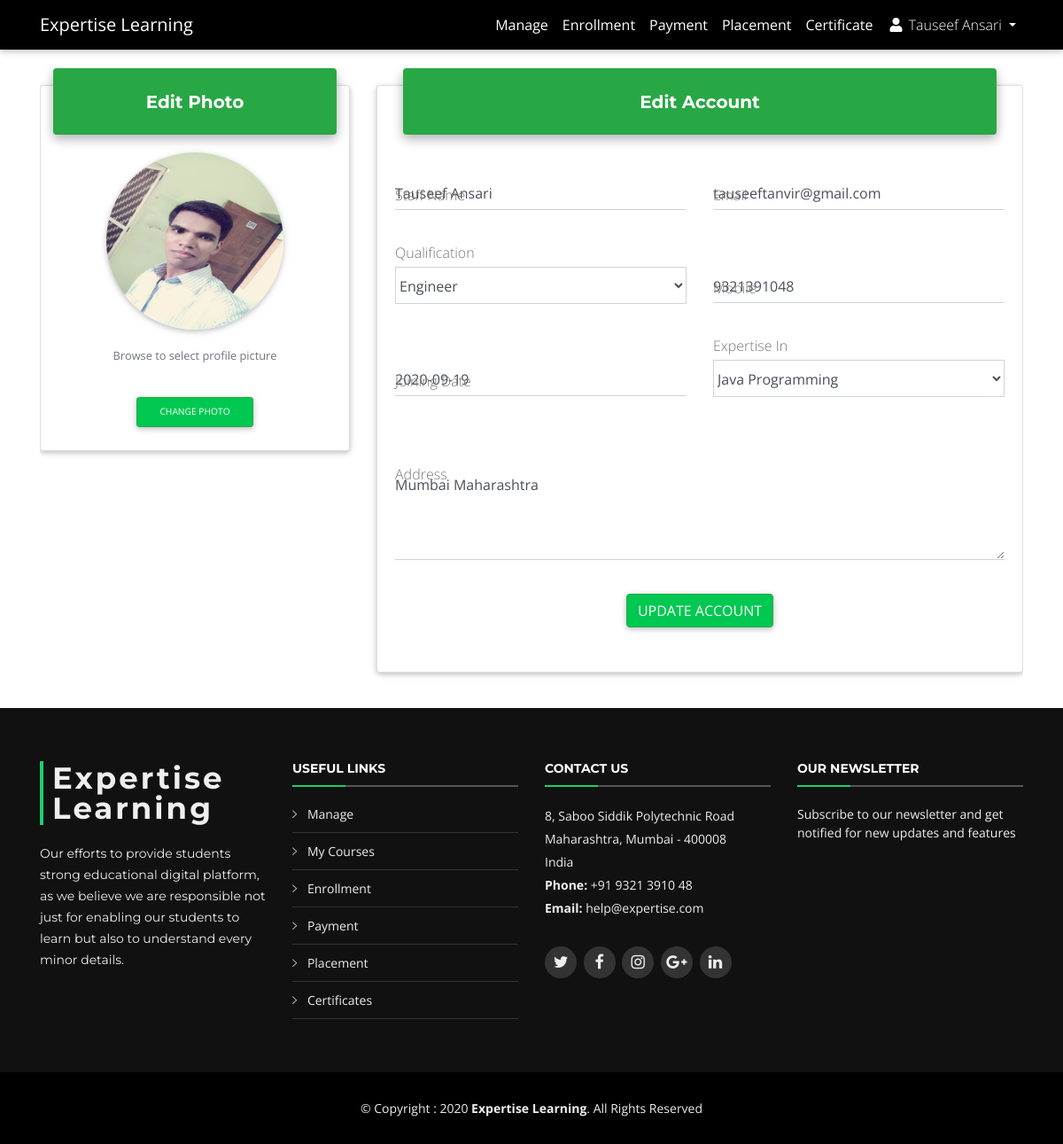
The app's page /staff/myaccount.php (signed in), older data.
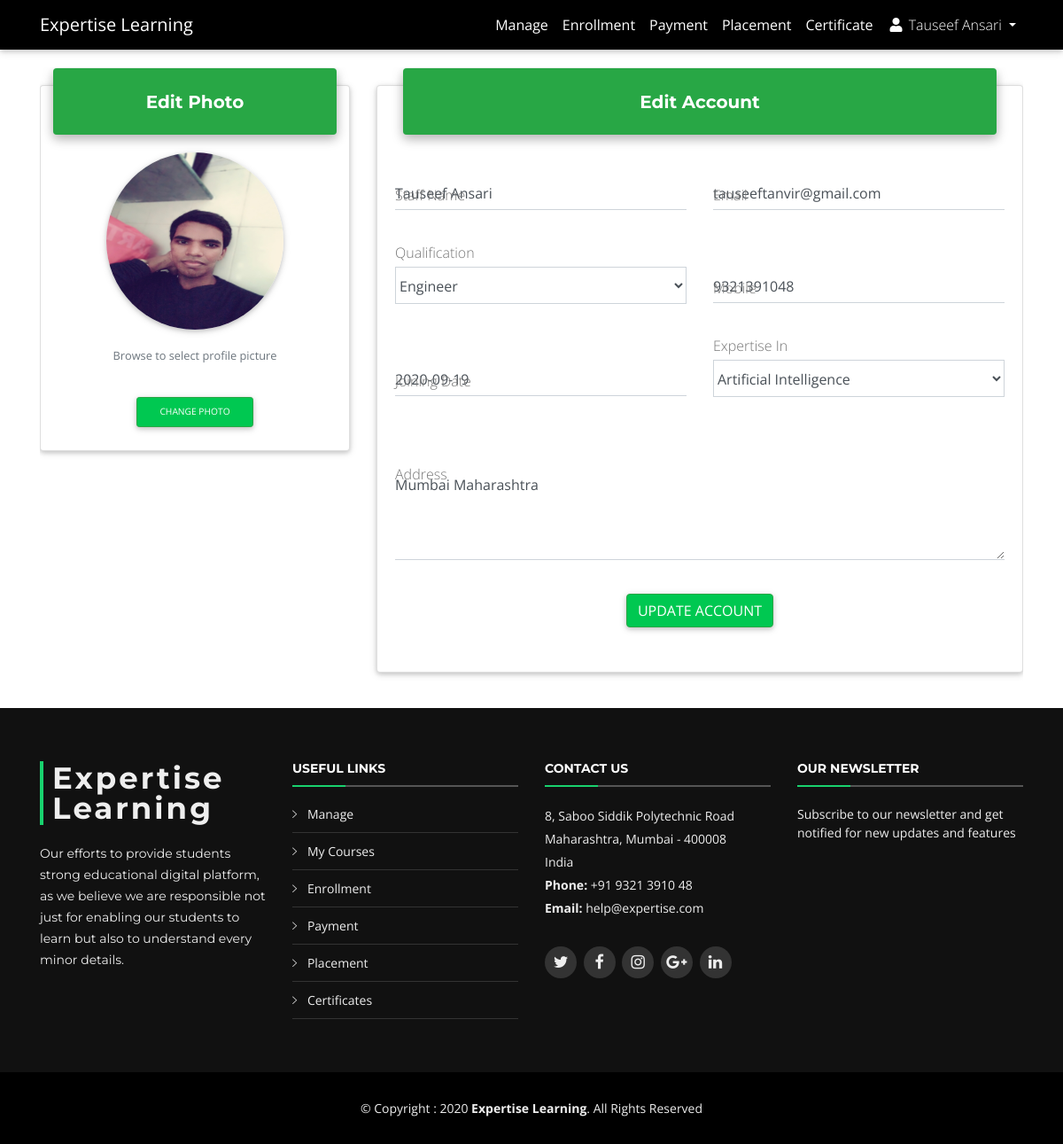
The same page, newer data.
### tables this page shows
CREATE TABLE `staff` (
  `id` int(11) NOT NULL,
  `name` varchar(120) NOT NULL,
  `profilePic` varchar(255) NOT NULL,
  `email` varchar(255) NOT NULL,
  `mobile` bigint(20) NOT NULL,
  `qualification` varchar(120) NOT NULL,
  `address` varchar(255) NOT NULL,
  `subjectTaken` varchar(120) NOT NULL,
  `joiningDate` date NOT NULL DEFAULT current_timestamp(),
  `password` varchar(255) NOT NULL,
  `disable` tinyint(4) NOT NULL DEFAULT 0
);

### staff/myaccount.php (the view, shortened to what the changed rows need)
<?php
  require '../backend.php';
  if(isset($_SESSION['staff_id']))
  {
  	$id=$_SESSION['staff_id'];
  }
  else
  {
    header("Location: ../index.php");
  }
?>
<!DOCTYPE html>
<html lang="en">
<head>
  <link rel="stylesheet" href="https://use.fontawesome.com/releases/v5.11.2/css/all.css">
  <link href="../assets/css/bootstrap.min.css" rel="stylesheet">
  <link href="../assets/css/mdb.min.css" rel="stylesheet">
  <link rel="stylesheet" type="text/css" href="../assets/css/addons/datatables.min.css">
  <link rel="stylesheet" href="../assets/css/addons/datatables-select.min.css">
  <link href="../assets/vendor/bootstrap/css/bootstrap.min.css" rel="stylesheet">
  <link href="../assets/vendor/icofont/icofont.min.css" rel="stylesheet">
  <link href="../assets/vendor/font-awesome/css/font-awesome.min.css" rel="stylesheet">
  <link href="../assets/vendor/ionicons/css/ionicons.min.css" rel="stylesheet">
  <link href="../assets/vendor/animate.css/animate.min.css" rel="stylesheet">
  <link href="../assets/vendor/venobox/venobox.css" rel="stylesheet">
  <link href="../assets/vendor/owl.carousel/assets/owl.carousel.min.css" rel="stylesheet">
  <link href="../assets/vendor/aos/aos.css" rel="stylesheet">
  <link href="../assets/css/style.css" rel="stylesheet">
</head>
<body class="animated">
  <?php include_once('includes/header.php'); ?>
  <?php
    $query = mysqli_query($con, "SELECT * FROM staff WHERE id = '$id'");
    $res = mysqli_fetch_array($query);
  ?>
  <main>
    <div class="container py-3">
      <section class="section">
        <div class="row">
          <div class="col-lg-4 mb-4">
            <div class="card card-cascade narrower wow animated flipInY" data-wow-delay="0.3s">
              <div class="card-body card-body-cascade text-center">
                <img src="../assets/img/profile/<?php echo $res['profilePic']; ?>" alt="User Photo" class="z-depth-1 mb-3 mx-auto rounded-circle img-fluid" />
                <p class="text-muted"><small>Browse to select profile picture</small></p>
                <div class="row flex-center">
                  <button class="btn btn-success btn-rounded btn-sm" data-toggle="modal" data-target="#myModal">Change Photo</button><br>
                </div>
              </div>
            </div>
          </div>
          <div class="col-lg-8 mb-4 wow animated flipInX">
            <div class="card card-cascade narrower">
              <div class="card-body card-body-cascade text-center">
                <form method="post" action="../backend.php">
                  <div class="row">
                    <div class="col-md-6">
                      <div class="md-form mb-0">
                        <input type="text" id="form1" class="form-control validate" name="name" value="<?php echo $res['name']; ?>">
                        <label for="form1" data-error="wrong" data-success="right">Staff Name</label>
                      </div>
                    </div>
                    <div class="col-md-6">
                      <div class="md-form mb-0">
                        <input type="email" id="form2" class="form-control validate" name="email" value="<?php echo $res['email']; ?>">
                        <label for="form2" data-error="wrong" data-success="right">Email</label>
                      </div>
                    </div>
                  </div>
                  <div class="row">
                    <div class="col-md-6">
                      <div class="md-form mb-0">
                        <label style="margin-top: -40px;">Qualification</label>
                        <select name="qualification" id="qualification" class="form-control" required>
                          <option value="<?php echo $res['qualification']; ?>"><?php echo $res['qualification']; ?></option>
                      </select>
                      </div>
                    </div>
                    <div class="col-md-6">
                      <div class="md-form mb-0">
                        <input type="text" id="form82" class="form-control validate" name="mobile" pattern="\d*" maxlength="10" value="<?php echo $res['mobile']; ?>">
                        <label for="form82" data-error="wrong" data-success="right">Mobile</label>
                      </div>
                    </div>
                  </div>
                  <div class="row">
                    <div class="col-md-6">
                      <div class="md-form mb-0">
                        <input type="text" id="form76" class="form-control validate" value="<?php echo $res['joiningDate']; ?>" disabled>
                        <label for="form76">Joining Date</label>
                      </div>
                    </div>
                    <div class="col-md-6">
                      <div class="md-form mb-0">
                        <label style="margin-top: -40px;">Expertise In</label>
                        <select name="subject" id="subject" class="form-control" required>
                          <option value="<?php echo $res['subjectTaken']; ?>"><?php echo $res['subjectTaken']; ?></option>
                      </select>
                      </div>
                    </div>
                  </div>
                  <div class="row">
                    <div class="col-md-12">
                      <div class="md-form mb-0">
                        <textarea type="text" id="form78" name="address" class="md-textarea form-control" rows="3"><?php echo $res['address']; ?></textarea>
                        <label for="form78">Address</label>
                      </div>
                    </div>
                  </div>
                </form>
              </div>
            </div>
          </div>
        </div>
      </section>
    </div>
  </main>
</body>
</html>

Row changes from the older to the newer data that the page shows:
changed staff "Tauseef Ansari": profilePic: a different picture; subject "Java Programming" → "Artificial Intelligence"
